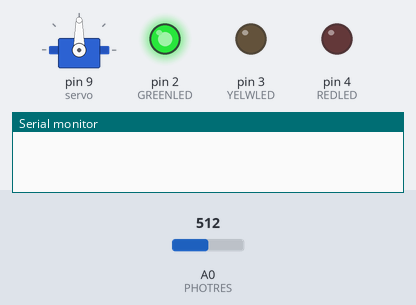
Bench run of a sketch on a simulated Arduino Uno, built with avr-gcc and run on an emulated ATmega328P. Shown: servo, output pins drawn as LEDs (lit = HIGH), the last lines printed to the serial monitor. The test bench sets the inputs (shaded band); at power-on: A0 (PHOTRES) = 512.

Above: at 0.9 s.
1.3 s: A0 (PHOTRES) set to 110
4.3 s: A0 (PHOTRES) set to 91
At 4.5 s:
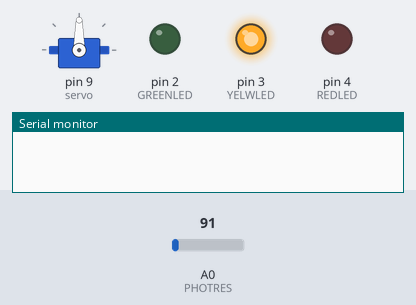
7.3 s: A0 (PHOTRES) set to 53
10.3 s: A0 (PHOTRES) set to 46
At 10.46 s:
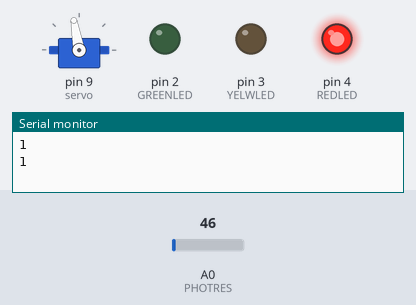
13.3 s: A0 (PHOTRES) set to 122
At 13.52 s:
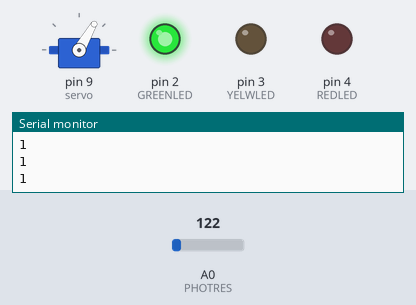
16.3 s: A0 (PHOTRES) set to 40
At 16.47 s:
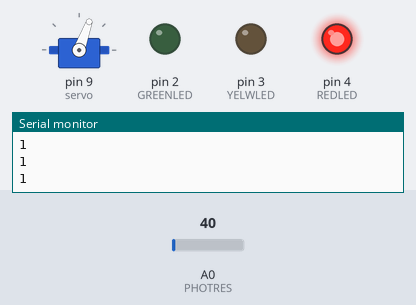
Timing chart, 0 to 20.3 s (numbered marks = the images above; inputs shaded):
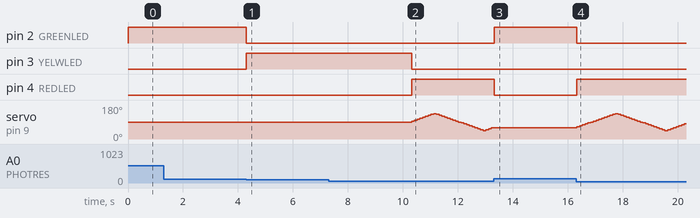

Measured:
- the behaviour switches between 101 and 100 on A0 (PHOTRES) (found by bisection; images 0 and 1)
- the behaviour switches between 50 and 49 on A0 (PHOTRES) (found by bisection; images 1 and 2)
- after the input at 4.3 s, pin 2 (GREENLED): HIGH → LOW at once; pin 3 (YELWLED): LOW → HIGH at once
- after the input at 10.3 s, pin 3 (YELWLED): HIGH → LOW at once; pin 4 (REDLED): LOW → HIGH at once; servo on pin 9 (servo): 90° → 95° at once, → 100° 0.10 s later, → 105° 0.10 s later, → 110° 0.10 s later, … (30 changes in this stretch)
- after the input at 13.3 s, pin 2 (GREENLED): LOW → HIGH at once; pin 4 (REDLED): HIGH → LOW at once; servo on pin 9 (servo): stays 60° (without the input it goes to 65° after 0.02 s)
- after the input at 16.3 s, pin 2 (GREENLED): HIGH → LOW at once; pin 4 (REDLED): LOW → HIGH at once; servo on pin 9 (servo): 60° → 65° at once, → 70° 0.10 s later, → 75° 0.10 s later, → 80° 0.10 s later, … (40 changes in this stretch)

The sketch:

turret.ino
```cpp
  // put your setup code here, to run once:
#include <Servo.h>

#define RHBOUND 45
#define LHBOUND 135
#define STEP 5
#define GREENLED 2 // green pin
#define YELWLED 3 // yellow pin
#define REDLED 4  // red pin
#define PHOTRES A0 // light sensor pin

Servo servo; // create servo object to control a servo

int pos = 90;
int lastPos = 90;
int lastDir = 1;
int dir = 1;
int photVal = 0;

void setup()
{
	Serial.begin(9600);

	//Set pins to outputs
	pinMode(GREENLED, OUTPUT);
	pinMode(YELWLED, OUTPUT);
	pinMode(REDLED,OUTPUT);

	servo.attach(9);  // attaches the servo on pin 9 to the servo object
	servo.write(pos);
}


void loop()
{
	photVal = analogRead(PHOTRES);

// put your main code here, to run repeatedly:
	if(photVal < 50){
		digitalWrite(REDLED, HIGH);
		sweep(&pos, &dir);
		if(dir != lastDir){
			lastDir = dir;
		}
	}
	else if(photVal >=50 && photVal <= 100){
		digitalWrite(YELWLED, HIGH);
	}
	else{
		digitalWrite(GREENLED, HIGH);
	}
	delay(100);
	digitalWrite(GREENLED, LOW);
	digitalWrite(YELWLED, LOW);
	digitalWrite(REDLED, LOW);
//	Serial.println(photVal);
}

void sweep(int *p, int *lastDir)
{
	switch(*lastDir)
	{
		case -1:
			if(*p > RHBOUND){
				*p -= STEP;
			}
			if(*p <= RHBOUND){
				*lastDir *= -1;
			}
			break;
		case 1:
			if(*p < LHBOUND){
				*p += STEP;
			}
			if(*p >= LHBOUND){
				*lastDir *= -1;
			}
			break;
	}
	Serial.println(*lastDir);
	servo.write(*p);
}
```
